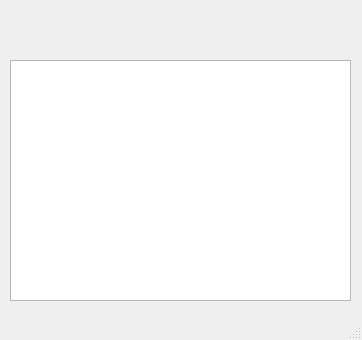
<?xml version="1.0" encoding="UTF-8"?>
<ui version="4.0">
 <class>MainWindow</class>
 <widget class="QMainWindow" name="MainWindow">
  <property name="geometry">
   <rect>
    <x>0</x>
    <y>0</y>
    <width>362</width>
    <height>340</height>
   </rect>
  </property>
  <property name="windowTitle">
   <string>MainWindow</string>
  </property>
  <widget class="QWidget" name="centralwidget">
   <widget class="QTableWidget" name="table">
    <property name="geometry">
     <rect>
      <x>10</x>
      <y>60</y>
      <width>341</width>
      <height>241</height>
     </rect>
    </property>
   </widget>
  </widget>
  <widget class="QMenuBar" name="menubar">
   <property name="geometry">
    <rect>
     <x>0</x>
     <y>0</y>
     <width>362</width>
     <height>18</height>
    </rect>
   </property>
  </widget>
  <widget class="QStatusBar" name="statusbar"/>
 </widget>
 <resources/>
 <connections/>
</ui>
